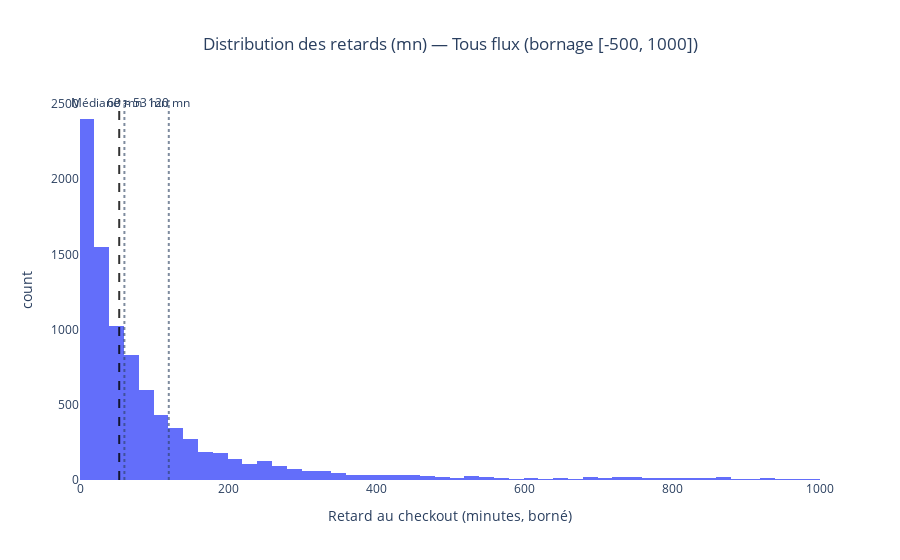

Here is the notebook cell this chart was saved with:
### Markdown cell above
#### VII. Distribution des retards au checkout

### Code cell
# Histogram of positive checkout delays (in minutes), by scope: all / connect / mobile

def plot_delay_histogram(df_ended: pd.DataFrame, scope: str = "all") -> None:
    """Plot the distribution of strictly positive observed delays for a given scope."""

    scope_label = {"all": "Tous flux", "connect": "Connect", "mobile": "Mobile"}.get(scope, scope)

    # Filter to the selected scope (ALL / CONNECT / MOBILE)
    df_scope = get_scoped(df_ended, scope)

    # Keep only observed positive delays
    df_delays = df_scope.loc[
        df_scope["delay_clipped"].notna() & (df_scope["delay_clipped"] > 0),
        ["delay_clipped"],
    ].copy()

    if df_delays.empty:
        print("Aucune ligne éligible pour cet histogramme (retards > 0).")
        return

    # Simple KPIs for the dashboard narrative
    median_delay = float(df_delays["delay_clipped"].median())
    share_over = {t: (df_delays["delay_clipped"] > t).mean() * 100 for t in THRESHOLDS}
    n_rows = len(df_delays)

    fig = px.histogram(
        df_delays,
        x="delay_clipped",
        nbins=NBINS,
        range_x=[0, CLIP_MAX],
        labels={"delay_clipped": "Retard au checkout (minutes, borné)"},
        title=f"Distribution des retards (mn) — {scope_label} (bornage [{CLIP_MIN}, {CLIP_MAX}])",
    )
    fig.update_layout(title_x=0.5, plot_bgcolor="white")

    # Reference lines: median + business thresholds
    fig.add_vline(x=median_delay, line_dash="dash", line_color="black", opacity=0.8)
    fig.add_annotation(
        x=median_delay, y=1.02, xref="x", yref="paper",
        text=f"Médiane ≈ {median_delay:.0f} mn", showarrow=False
    )

    for t in THRESHOLDS:
        fig.add_vline(x=t, line_dash="dot", opacity=0.6)
        fig.add_annotation(x=t, y=1.02, xref="x", yref="paper", text=f"{t} mn", showarrow=False)

    fig.show()

    # Text KPIs (quick read)
    print(f"Lignes (retards > 0) : {n_rows:,}")
    print(f"Médiane du retard    : {median_delay:.1f} mn")
    for t in THRESHOLDS:
        print(f"Part > {t:>3} mn      : {share_over[t]:.1f} %")

    # Context: missing delays inside the same scope
    missing = int(df_scope["delay_clipped"].isna().sum())
    total_scope = len(df_scope)
    print(f"Non renseignés       : {missing:,} ({missing / total_scope * 100:.1f} %)")

plot_delay_histogram(df_ended, scope="all")  # all | connect | mobile

### Figure 1 — Plotly figure (JSON) as saved in the notebook; plotly's stock layout.template omitted (floating-point values rounded to 4 significant figures; data arrays with more than 128 entries replaced by an {"elided": "..."} marker saying what was removed)
{"data": [{"bingroup": "x", "hovertemplate": "Retard au checkout (minutes, borné)=%{x}<br>count=%{y}<extra></extra>", "legendgroup": "", "marker": {"color": "#636efa", "pattern": {"shape": ""}}, "name": "", "nbinsx": 60, "orientation": "v", "showlegend": false, "type": "histogram", "x": {"elided": "9404 float values"}, "xaxis": "x", "yaxis": "y"}], "layout": {"annotations": [{"showarrow": false, "text": "Médiane ≈ 53 mn", "x": 53, "xref": "x", "y": 1.02, "yref": "paper"}, {"showarrow": false, "text": "60 mn", "x": 60, "xref": "x", "y": 1.02, "yref": "paper"}, {"showarrow": false, "text": "120 mn", "x": 120, "xref": "x", "y": 1.02, "yref": "paper"}], "barmode": "relative", "legend": {"tracegroupgap": 0}, "plot_bgcolor": "white", "shapes": [{"line": {"color": "black", "dash": "dash"}, "opacity": 0.8, "type": "line", "x0": 53, "x1": 53, "xref": "x", "y0": 0, "y1": 1, "yref": "y domain"}, {"line": {"dash": "dot"}, "opacity": 0.6, "type": "line", "x0": 60, "x1": 60, "xref": "x", "y0": 0, "y1": 1, "yref": "y domain"}, {"line": {"dash": "dot"}, "opacity": 0.6, "type": "line", "x0": 120, "x1": 120, "xref": "x", "y0": 0, "y1": 1, "yref": "y domain"}], "title": {"text": "Distribution des retards (mn) — Tous flux (bornage [-500, 1000])", "x": 0.5}, "xaxis": {"anchor": "y", "domain": [0, 1], "range": [0, 1000], "title": {"text": "Retard au checkout (minutes, borné)"}}, "yaxis": {"anchor": "x", "domain": [0, 1], "title": {"text": "count"}}}}
